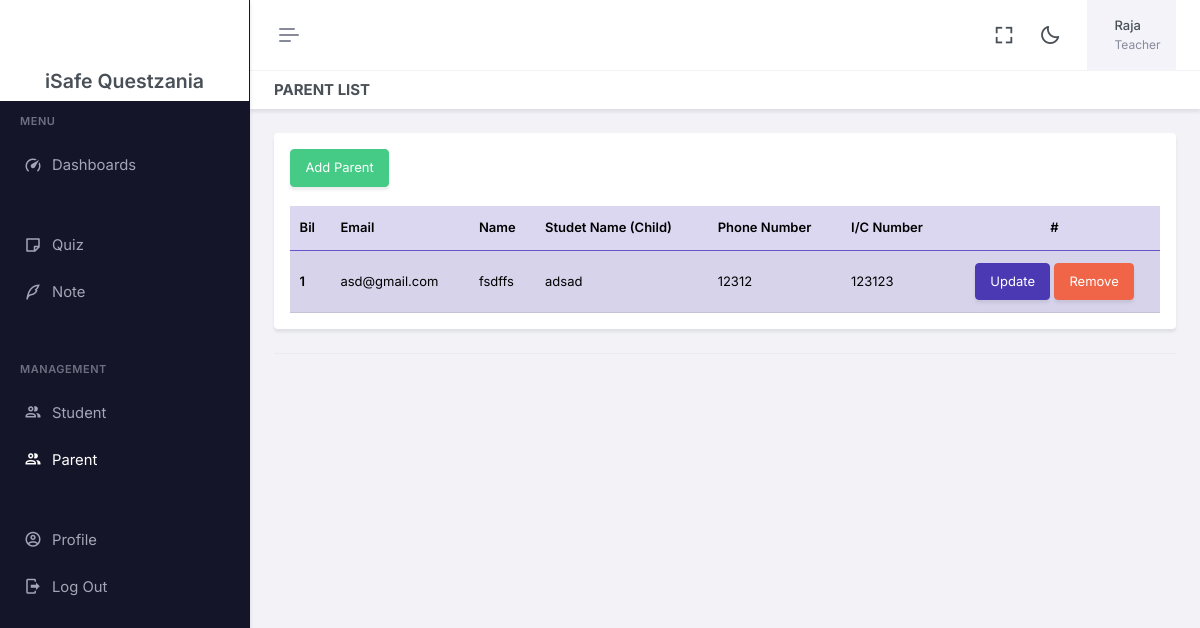
Page /Teacher/senaraiParent.php (signed in) on the committed database.
### tables this page shows
CREATE TABLE `profile` (
  `id` int(25) NOT NULL,
  `user_id` int(25) NOT NULL,
  `nama` varchar(250) NOT NULL,
  `noFon` varchar(250) DEFAULT NULL,
  `noKp` varchar(250) DEFAULT NULL,
  `kelas_id` text DEFAULT NULL,
  `student_id` text DEFAULT NULL
);

CREATE TABLE `user` (
  `id` int(250) NOT NULL,
  `email` varchar(250) NOT NULL,
  `password` varchar(250) NOT NULL,
  `role` varchar(250) NOT NULL
);

### Teacher/Component/sess.php (called while the page is built, shortened)
<?php
include('../dbConnect.php');
$uid = $_SESSION['uid'];
$sql = "SELECT * FROM profile WHERE user_id='$uid'";
$result = mysqli_query($conn, $sql);
$row = mysqli_fetch_array($result, MYSQLI_ASSOC);
$nama = $row['nama'];
$kelas_id = $row['kelas_id'];
$role=$_SESSION['role'];
?>

### Teacher/senaraiParent.php (the view, shortened to what this page needs)
<!doctype html>
<html lang="en" data-layout="vertical" data-topbar="light" data-sidebar="dark" data-sidebar-size="lg" data-sidebar-image="none" data-preloader="disable">
<?php include 'Component/head.php' ?>
<body>
    <div id="layout-wrapper">
        <header id="page-topbar">
            <div class="layout-width">
                <?php include './Component/header.php' ?>
            </div>
        </header>
        <?php include './Component/asside.php' ?>
        <div class="main-content">
            <div class="page-content">
                <div class="container-fluid">
                    <div class="row">
                        <div class="col-12">
                            <div class="page-title-box d-sm-flex align-items-center justify-content-between">
                                <h4 class="mb-sm-0">Parent List</h4>
                            </div>
                        </div>
                    </div>
                    <div class="card-header">
                        <div class="card">
                            <div class="card-body">
                                <button type="button" class="btn btn-success btn-animation waves-effect waves-light" data-text="Add Parent" data-bs-toggle="modal" data-bs-target="#myModal"><span>Add Parent</span></button>
                                <br>
                                <br>
                                <table class="table table-primary table-striped align-middle table-nowrap mb-0">
                                    <thead>
                                        <tr>
                                            <th scope="col">Bil</th>
                                            <th scope="col">Email</th>
                                            <th scope="col">Name</th>
                                            <th scope="col">Studet Name (Child)</th>
                                            <th scope="col">Phone Number</th>
                                            <th scope="col">I/C Number</th>
                                            <th scope="col" class="text-center">#</th>
                                        </tr>
                                    </thead>
                                    <tbody>
                                        <?php
                                        include('../dbConnect.php');
                                        $query = "SELECT user.id userId, user.password, user.email, profile.noKp,
                                        profile.nama, profile.noFon,p.user_id as studentId, p.nama namaStudent
                                        FROM user
                                        JOIN profile ON user.id=profile.user_id
                                        JOIN profile p on p.user_id=profile.student_id AND p.kelas_id='$kelas_id'
                                        WHERE user.role='Parent'";
                                        $result = $conn->query($query);
                                        $modal = 1;
                                        if ($result->num_rows > 0) {
                                            while ($row = $result->fetch_assoc()) {
                                                $nama = $row['nama'];
                                                $noKp = $row['noKp'];
                                                $noFon = $row['noFon'];
                                                $email = $row['email'];
                                                $userId = $row['userId'];
                                                $namaStudent = $row['namaStudent'];
                                                echo "
                                                    <tr>
                                                    <th scope='row'>$modal</th>
                                                    <td>$email</td>
                                                    <td>$nama</td>
                                                    <td>$namaStudent</td>
                                                    <td>$noFon</td>
                                                    <td>$noKp</td>
                                                    <td >
                                                        <center>
                                                            <button type='button' class='btn btn-primary btn-animation waves-effect waves-light data-text='Update' data-bs-toggle='modal' data-bs-target='#view2$modal'>
                                                                Update
                                                            </button>
                                                            <a href='./Api/removeStudent.php?userId=$userId' class='btn btn-danger btn-animation waves-effect waves-light data-text='Buang'>
                                                                Remove
                                                            </a>
                                                        </center>
                                                    </td>
                                                </tr>
                                                    ";
                                                $modal++;
                                            }
                                        } else {
                                            echo "
                                                <tr>
                                                <td colspan='9' align='center'>No Parent Add</td>
                                                </tr>";
                                        }
                                        ?>
                                    </tbody>
                                </table>
                            </div>
                        </div>
                    </div>
                </div>
            </div>
        </div>
    </div>
</body>
</html>

### Teacher/Component/header.php (shortened to what this page needs)
<?php
    include './Component/sess.php'
?>
<div class="navbar-header">
    <div class="d-flex">
        <button type="button" class="btn btn-sm px-3 fs-16 header-item vertical-menu-btn topnav-hamburger shadow-none" id="topnav-hamburger-icon">
            <span class="hamburger-icon">
                <span></span>
                <span></span>
                <span></span>
            </span>
        </button>
    </div>
    <div class="d-flex align-items-center">
        <div class="ms-1 header-item d-none d-sm-flex">
            <button type="button" class="btn btn-icon btn-topbar btn-ghost-secondary rounded-circle shadow-none" data-toggle="fullscreen">
                <i class='bx bx-fullscreen fs-22'></i>
            </button>
        </div>
        <div class="ms-1 header-item d-none d-sm-flex">
            <button type="button" class="btn btn-icon btn-topbar btn-ghost-secondary rounded-circle light-dark-mode shadow-none">
                <i class='bx bx-moon fs-22'></i>
            </button>
        </div>
        <div class="dropdown ms-sm-3 header-item topbar-user">
            <button type="button" class="btn shadow-none" id="page-header-user-dropdown" data-bs-toggle="dropdown" aria-haspopup="true" aria-expanded="false">
                <span class="d-flex align-items-center">
                    <span class="text-start ms-xl-2">
                        <span class="d-none d-xl-inline-block ms-1 fw-medium user-name-text"><?php echo $nama;?></span>
                        <span class="d-none d-xl-block ms-1 fs-12 text-muted user-name-sub-text"><?php echo $role;?></span>
                    </span>
                </span>
            </button>
        </div>
    </div>
</div>

### rows in the picture
profile: nama "Raja"
user: email "asd@gmail.com", profile.nama "fsdffs", profile.nama "adsad", profile.noFon "12312", profile.noKp "123123"

### other values in the picture
$role "Teacher"
